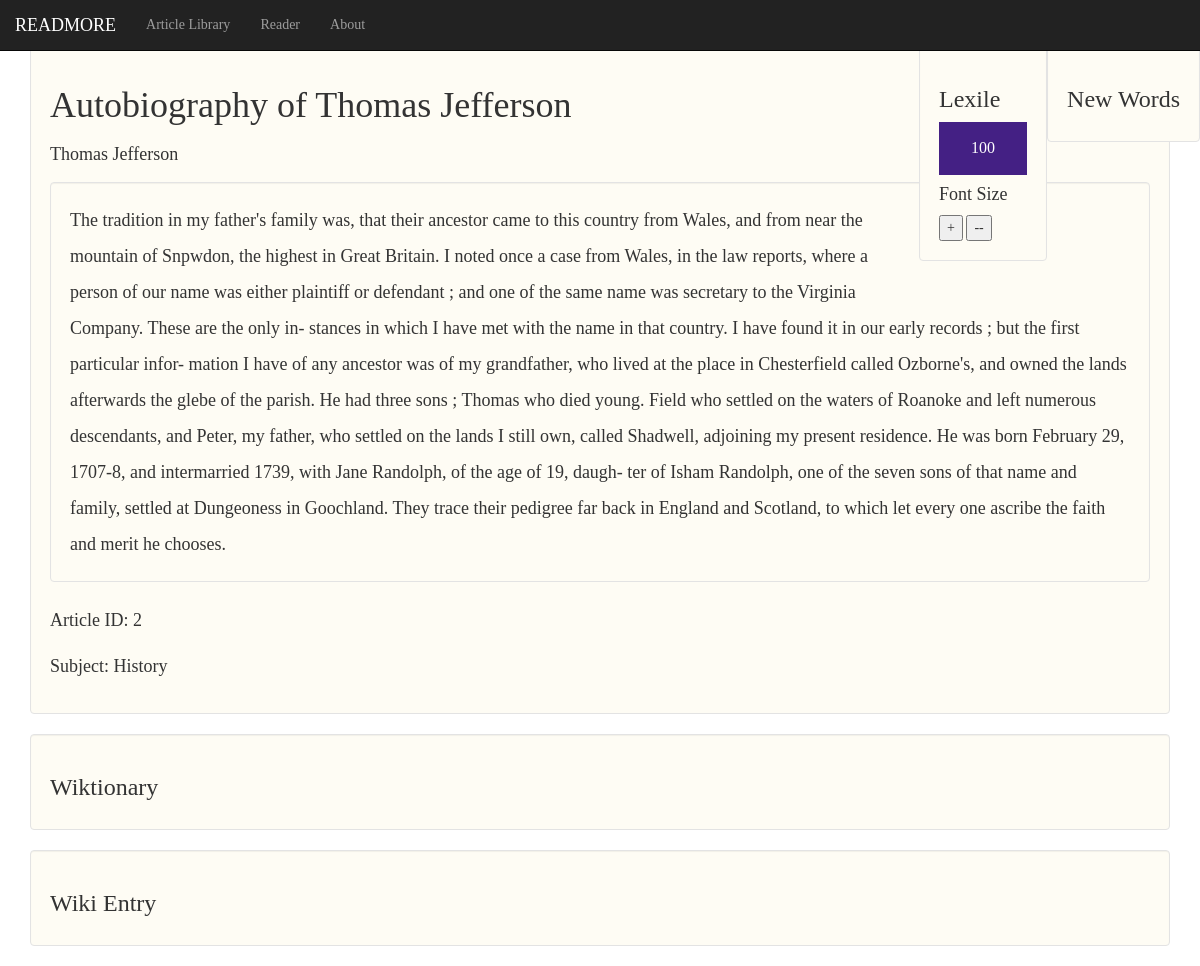
Page /2/reader/ on the committed database.
### reader/models.py (models this page shows, shortened)
class Body(models.Model):
	article = models.ForeignKey(Article, related_name="bodies", on_delete=models.CASCADE)
	body = models.TextField()
	lexile = models.IntegerField()

class Article(models.Model):
	title = models.CharField(max_length=200)
	author = models.CharField(max_length=200)
	subject = models.SlugField(max_length=50)

### reader/views.py (the view)
# urls.py: url(r'^(?P<article_id>[0-9]+)/reader/$', 'reader.views.reader', name="reader")
def reader(request, article_id):
	article = get_object_or_404(Article, pk=article_id)
	body = article.bodies.all()
	context = {
		"article" : article,
		"body" : body,
	}
	return render(request, "article.html", context)

### reader/templates/article.html (shortened to what this page needs)
<link rel="stylesheet" href="https://maxcdn.bootstrapcdn.com/bootstrap/3.3.7/css/bootstrap.min.css">
<html lang="en">
<head>
{% load  static %}
  <link rel="stylesheet" type="text/css" href="{% static 'reader/style.css' %}">
</head>
<body>
	<nav class="navbar navbar-inverse navbar-fixed-top">
  <div class="container-fluid">
    <div class="navbar-header">
      <a class="navbar-brand active" href="/">READMORE</a>
    </div>
    <ul class="nav navbar-nav">
      <li><a href="#">Article Library</a></li>
      <li><a href="#">Reader</a></li>
      <li><a href="#">About</a></li>
    </ul>
  </div>
</nav>
<p class = "stupid">
</p>
	<div class="well right-side-bar new-words">
				<h3>New Words</h3>
			</div>
	<div class="container">
			<div class="well right-side-bar">
				<h3>Lexile</h3>
				 	{% for l in body %}
			 			<button type="button" class="lexile" id="lexile-{{l.lexile}}"> {{ l.lexile }}</button>
			 		{% endfor %}
			 	<h4> Font Size </h3>
			 	<button type="button" class="font">+</button>
			 	<button type="button" class="font-size--">--</button>
			 </div>
		<div class ="well">
				<h1>{{ article.title }}</h1>
				<p> {{ article.author }}</p>
				{% for b in body %}
				<p class = "lexile-picker well clickable" id="lexile-{{b.lexile}}"> {{ b.body }} </p>
				{% endfor %}
				<p> Article ID: {{ article.id }} </p>
				<p> Subject: {{ article.subject }} </p>
		</div>
		<div class="well">
			<h3>Wiktionary</h3>
		</div>
		<div class="well">
			<h3>Wiki Entry</h3>
		</div>
	</div>
</body>
</html>

### reader/static/reader/style.css (style rules this page uses)
* { font-family: "Time New Roman", Times, serif; }
.well { background-color: #FEFCF4 }
p { font-size: 18px; line-height: 36px; }
.stupid { background-color: black; color: white; }
button.lexile { background-color: #442084; border: none; color: white; padding: 15px 32px; text-align: center; text-decoration: none; font-size: 16px; display: list-item; margin: 10px; margin-left: auto; margin-right: auto; }
.right-side-bar { float: right; display: block; }

### rows in the picture
Body: lexile "100", body "The tradition in my father's family was, that their ancestor came to this country from Wales, and from near the mountain of Snpwdon, the highest in Great Britain. I noted once a case from Wales, in the law reports, where a person of our name was either plaintiff or defendant ; and one of the same name was secretary to the Virginia Company. These are the only in- stances in which I have met with the name in that country. I have found it in our early records ; but the first particular infor- mation I have of any ancestor was of my grandfather, who lived at the place in Chesterfield called Ozborne's, and owned the lands afterwards the glebe of the parish. He had three sons ; Thomas who died…"
Article: title "Autobiography of Thomas Jefferson", author "Thomas Jefferson", id "2", subject "History"
